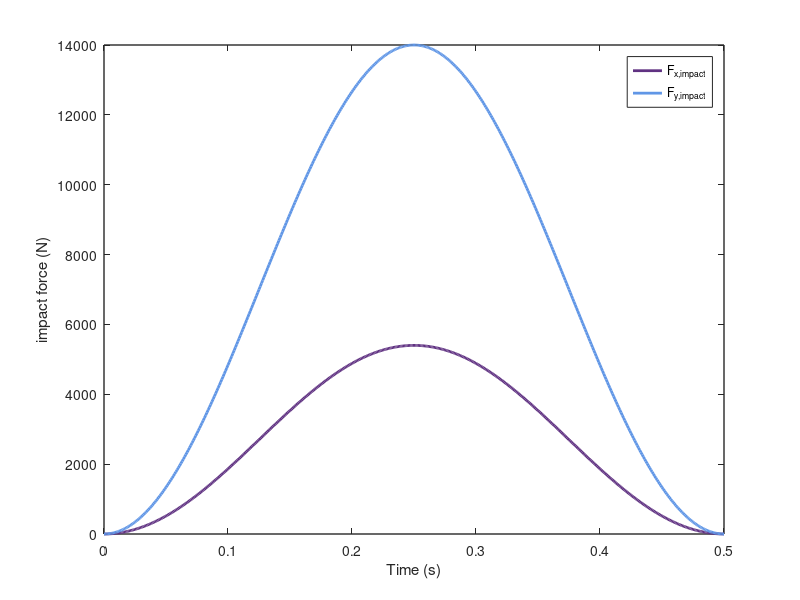

This figure's MATLAB source:
%%%%此段代码可以修改碰撞点和力度，使用右手坐标系
%%%%预设纵向速度在此修改
target_speed=[0 80];%预设速度
impact_time = 10;%碰撞发生时刻
impact_duration = 0.5;%持续时间

duration = impact_time + (0:0.001:impact_duration);
fx_impact.time = duration';
fy_impact.time = duration';
fz_impact.time = duration';
x_impact.time = 0;
y_impact.time = 0;
z_impact.time = 0;

i = 0.5*(sin(2*pi/impact_duration*(duration-impact_time)-0.5*pi)+1);

fx_impact.signals.values = 5400*i'; %%力度调节
fy_impact.signals.values = 14000*i';
fz_impact.signals.values = 0*i';
x_impact.signals.values = -2.835;   %%位置调节
y_impact.signals.values = -0.8;
z_impact.signals.values = 0;
plot(duration-impact_time,fx_impact.signals.values,'Color',[96 50 130]/255,...
    'LineWidth',2);
hold on
plot(duration-impact_time,fy_impact.signals.values,'Color',[96 150 230]/255,...
    'LineWidth',2);

set(gcf,'position',[100,100,500,310]);
set(gca,'LineWidth',1);
legend('F_{x,impact}','F_{y,impact}');
ylabel('impact force (N)');
xlabel('Time (s)');